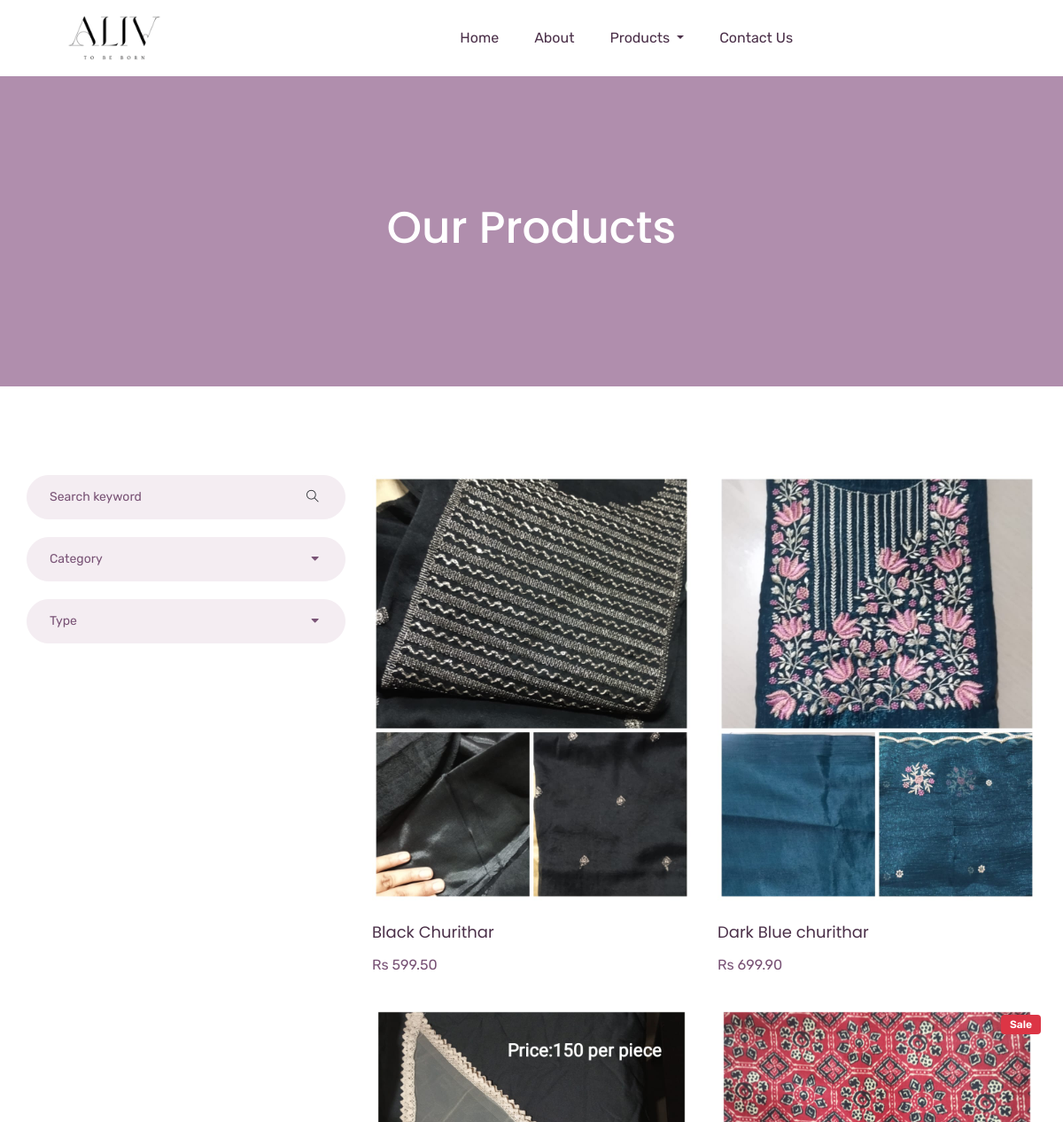
The app's page /product_list.html (upper part), older data.
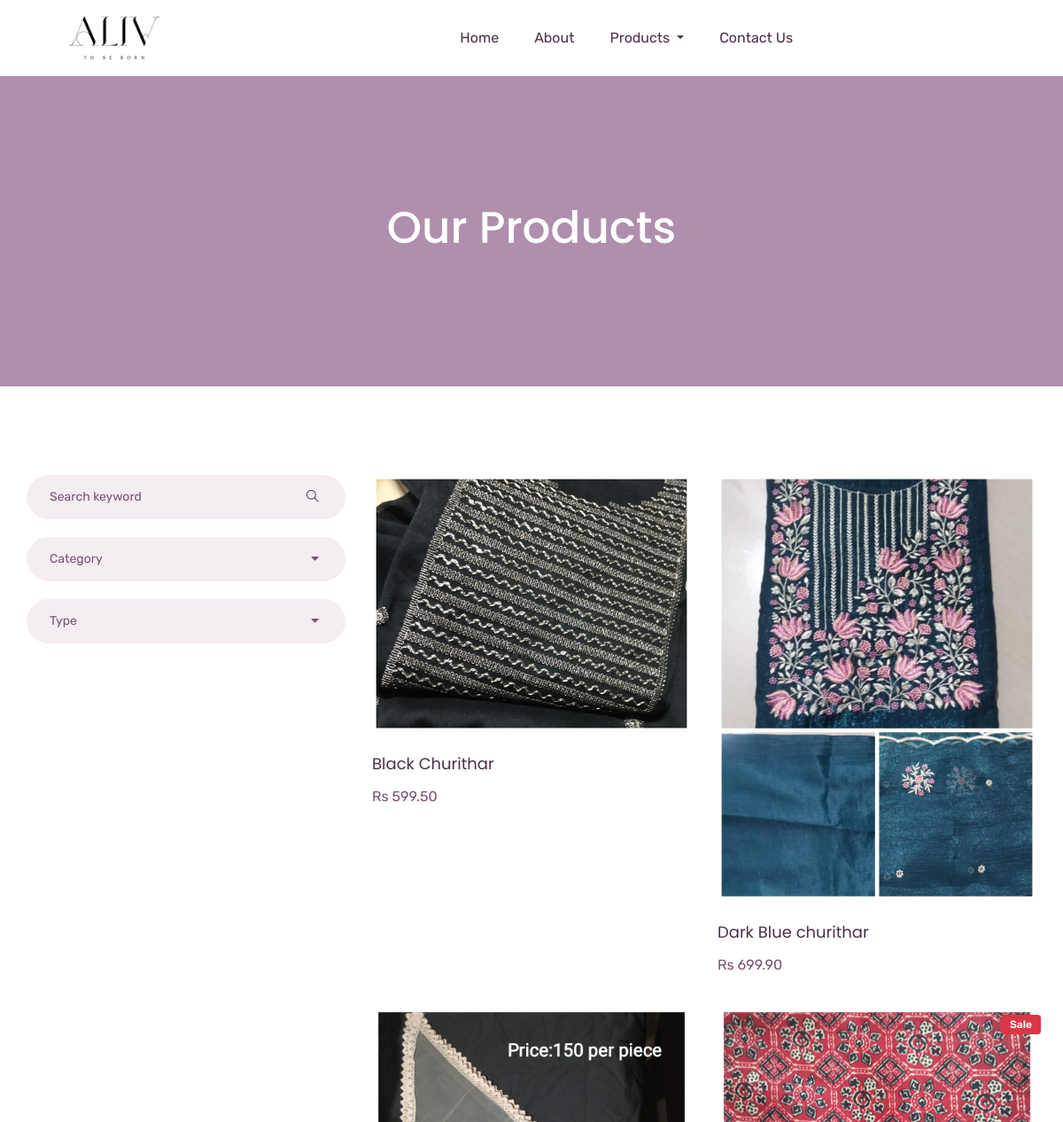
The same page, newer data.
### website/models.py (models this page shows, shortened)
class Product(models.Model):
    name        = models.CharField(max_length=100)
    price       = models.DecimalField(default=0, decimal_places=2, max_digits=6)
    category    = models.ForeignKey(Category, on_delete=models.CASCADE, default=1)
    description = models.CharField(max_length=300, default='', blank=True, null=True)
    image       = models.ImageField(upload_to='uploads/products/')
    is_sale     = models.BooleanField(default=False)
    sale_price  = models.DecimalField(default=0, decimal_places=2, max_digits=6)

### website/views.py (the view)
# urls.py: path('product_list.html',views.product_list, name="product_list"),
def product_list(request):
    products = Product.objects.all()
    categories = Category.objects.all()  # Get all categories
    return render(request, 'product_list.html', {
        'products': products,
        'categories': categories
    })

### website/templates/product_list.html (shortened to what this page needs)
{% extends 'base.html' %}
{% load static %}
{% block content%}
    <section class="breadcrumb_part">
        <div class="container">
            <div class="row">
                <div class="col-lg-12">
                    <div class="breadcrumb_iner">
                        <h2>Our Products</h2>
                    </div>
                </div>
            </div>
        </div>
    </section>
    <section class="product_list section_padding">
        <div class="container">
            <div class="row">
                <div class="col-md-4">
                    <div class="product_sidebar">
                        <div class="single_sedebar">
                            <form action="#">
                                <input type="text" name="#" placeholder="Search keyword">
                                <i class="ti-search"></i>
                            </form>
                        </div>
                        <div class="single_sedebar">
                            <div class="select_option">
                                <div class="select_option_list">Category <i class="right fas fa-caret-down"></i> </div>
                            </div>
                        </div>
                        <div class="single_sedebar">
                            <div class="select_option">
                                <div class="select_option_list">Type <i class="right fas fa-caret-down"></i> </div>
                            </div>
                        </div>
                    </div>
                </div>
                <div class="col-md-8">
                    <div class="product_list">
                        <div class="row">
                            {% for product in products %}
                                {% if product.is_sale %}
                                <div class="col-lg-6 col-sm-6">
                                    <div class="single_product_item">
                                        <div class="badge badge-danger position-absolute" style="top: 10px; right: 10px; font-size: 12px; font-weight: 600; padding: 5px 10px;">
                                            Sale
                                        </div>
                                        <img src="{{product.image.url}}" alt="#" class="img-fluid">
                                    </div>
                                </div>
                                {% else %}
                                <div class="col-lg-6 col-sm-6">
                                    <div class="single_product_item">
                                        <img src="{{product.image.url}}" alt="#" class="img-fluid">
                                        <h3> <a href="single-product.html">{{ product.name }}</a> </h3>
                                        <p>Rs {{ product.price}}</p>
                                    </div>
                                </div>
                                {% endif %}
                            {% endfor %}
                        </div>
                    </div>
                </div>
            </div>
        </div>
    </section>
{% endblock %}

Row changes from the older to the newer data that the page shows:
changed Product "Black Churithar": image: a different picture
